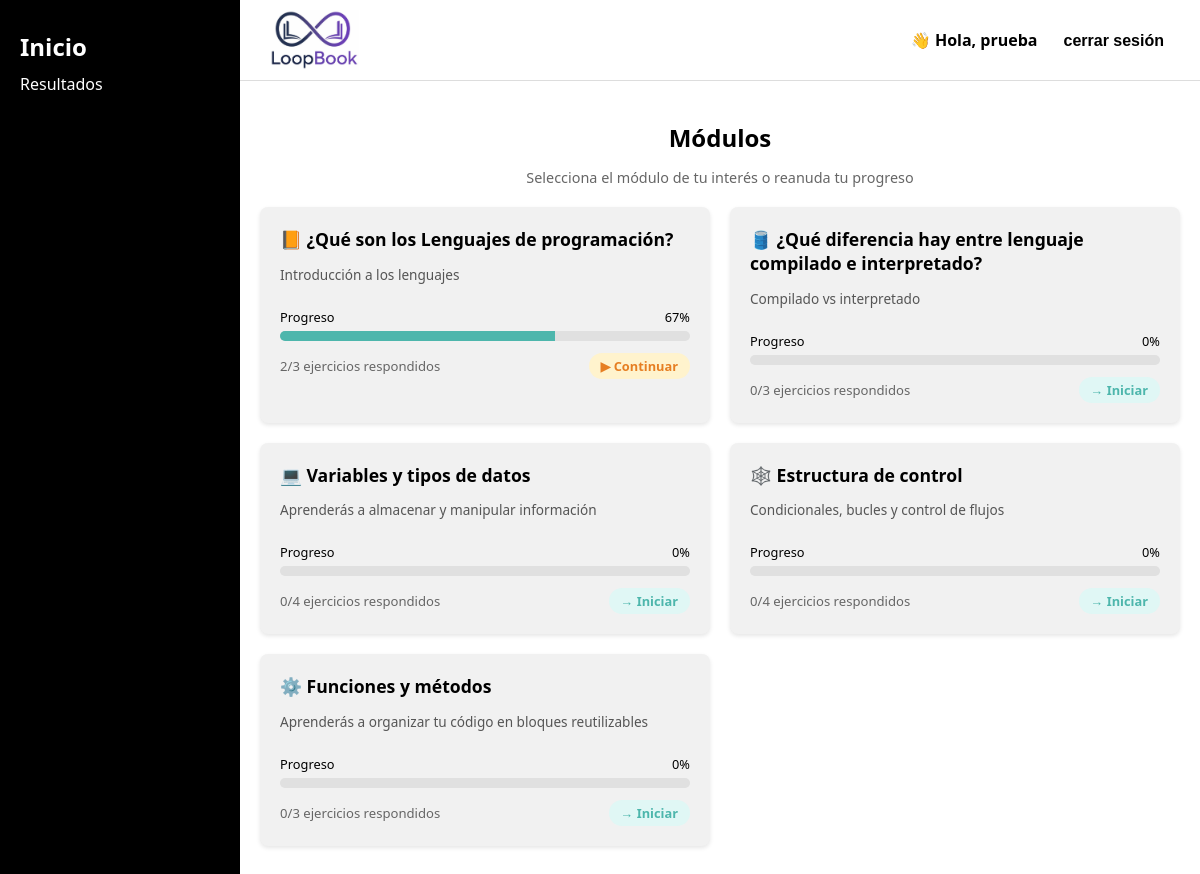
The page /Frontend/Cursos.php (signed in) on the database its author committed.
### tables this page shows
CREATE TABLE `modulos` (
  `id_modulo` int(11) NOT NULL,
  `id_curso` int(11) NOT NULL,
  `nombre` varchar(150) NOT NULL,
  `descripcion` text DEFAULT NULL,
  `orden` int(11) NOT NULL
);

### Frontend/Cursos.php (the view, shortened to what this page needs)
<?php
require_once __DIR__ . "/conexion.php";
$id_usuario = $_SESSION["id_usuario"];
$stmtModulos = $pdo->query("SELECT m.id_modulo, m.nombre, m.descripcion, c.id_curso
                             FROM modulos m
                             JOIN curso c ON m.id_curso = c.id_curso
                             ORDER BY m.id_curso, m.orden");
$modulos = $stmtModulos->fetchAll(PDO::FETCH_ASSOC);
$progreso_modulos = [];
foreach ($modulos as $mod) {
    $id_modulo = $mod["id_modulo"];
    $stmtTotal = $pdo->prepare("SELECT COUNT(DISTINCT id_ejercicio) FROM ejercicios WHERE id_modulo = ?");
    $stmtTotal->execute([$id_modulo]);
    $total = (int) $stmtTotal->fetchColumn();
    $stmtComp = $pdo->prepare("
        SELECT COUNT(DISTINCT e.id_ejercicio)
        FROM ejercicios e
        JOIN respuesta_abierta r ON r.id_ejercicio = e.id_ejercicio
        WHERE e.id_modulo = ? AND r.id_usuario = ?
    ");
    $stmtComp->execute([$id_modulo, $id_usuario]);
    $completados = (int) $stmtComp->fetchColumn();
    $completados = min($completados, $total);
    $porcentaje  = ($total > 0) ? round(($completados / $total) * 100) : 0;
    $progreso_modulos[$id_modulo] = [
        "total"       => $total,
        "completados" => $completados,
        "porcentaje"  => $porcentaje,
    ];
}
$iconos = ["📙", "🛢️", "💻", "🕸️", "⚙️", "📘"];
?>
<!DOCTYPE html>
<html lang="es">
<head>
</head>
<body>
<aside class="sidebar">
    <h2 onclick="window.location.href='Cursos.php'">Inicio</h2>
    <p>Resultados</p>
</aside>
<main class="main">
    <header class="header">
        <div class="logo"><img src="loopbook_logo.png" alt="LoopBook"></div>
        <div style="display:flex; align-items:center; gap:20px;">
            <span>👋 Hola, <?= htmlspecialchars($_SESSION["nombre"]) ?></span>
            <form method="POST" action="cerrarSesion.php" style="margin:0;">
                <button type="submit" class="btn-cerrar">cerrar sesión</button>
            </form>
        </div>
    </header>
    <section class="content">
        <h2 style="margin-bottom:5px;">Módulos</h2>
        <p class="bienvenida">Selecciona el módulo de tu interés o reanuda tu progreso</p>
        <?php if (empty($modulos)): ?>
            <p class="sin-modulos">No hay módulos disponibles aún.</p>
        <?php else: ?>
            <div class="grid">
                <?php foreach ($modulos as $i => $mod):
                    $id  = $mod["id_modulo"];
                    $p   = $progreso_modulos[$id];
                    $pct = $p["porcentaje"];
                    $icono = $iconos[$i] ?? "📘";
                    $done       = $pct >= 100;
                    $enProgreso = $pct > 0 && !$done;
                ?>
                <a class="card <?= $done ? 'completada' : '' ?>"
                   href="Temas.php?modulo=<?= $id ?>"
                   data-progreso="<?= $pct ?>">
                    <h3><?= $icono ?> <?= htmlspecialchars($mod["nombre"]) ?></h3>
                    <p class="desc"><?= htmlspecialchars($mod["descripcion"]) ?></p>
                    <div class="progress-box">
                        <div class="progress-info">
                            <span>Progreso</span>
                            <span class="pct">0%</span>
                        </div>
                        <div class="progress-container">
                            <div class="progress-fill <?= $done ? 'done' : '' ?>"></div>
                        </div>
                    </div>
                    <div class="footer-card">
                        <span class="lecciones-info">
                            <?= $p["completados"] ?>/<?= $p["total"] ?> ejercicios respondidos
                        </span>
                        <?php if ($done): ?>
                            <span class="estado-badge completado">✔ Completado</span>
                        <?php elseif ($enProgreso): ?>
                            <span class="estado-badge en-progreso">▶ Continuar</span>
                        <?php else: ?>
                            <span class="estado-badge nuevo">→ Iniciar</span>
                        <?php endif; ?>
                    </div>
                </a>
                <?php endforeach; ?>
            </div>
        <?php endif; ?>
    </section>
</main>
</body>
</html>

### Frontend/Cursos.php (style rules this page uses)
:root { --sidebar-width: 200px; --bar-bg: #e0e0e0; --bar-fill: #4db6ac; }
body { margin: 0; font-family: 'Segoe UI', Arial, sans-serif; display: flex; height: 100vh; background-color: #fff; }
.sidebar { width: var(--sidebar-width); background-color: #000; color: #fff; padding: 20px; flex-shrink: 0; }
.sidebar h2, .sidebar p { margin: 10px 0; cursor: pointer; }
.main { flex-grow: 1; display: flex; flex-direction: column; overflow-y: auto; }
.header { display: flex; justify-content: space-between; align-items: center; padding: 10px 30px; border-bottom: 1px solid #ddd; font-weight: bold; flex-shrink: 0; }
.logo img { height: 60px; display: block; }
.content { padding: 20px; text-align: center; }
.grid { display: grid; grid-template-columns: 1fr 1fr; gap: 20px; max-width: 1000px; margin: 20px auto; }
.card { background: #f1f1f1; padding: 20px; border-radius: 8px; text-align: left; box-shadow: 0 2px 4px rgba(0,0,0,0.1); cursor: pointer; transition: transform 0.15s, box-shadow 0.15s; text-decoration: none; color: inherit; display: block; }
.card h3 { margin: 0 0 6px 0; font-size: 1.1rem; }
.desc { font-size: 0.85rem; color: #555; margin-bottom: 15px; min-height: 28px; }
.progress-box { margin-bottom: 12px; }
.progress-info { display: flex; justify-content: space-between; font-size: 0.8rem; margin-bottom: 5px; }
.progress-container { background: var(--bar-bg); height: 10px; border-radius: 5px; overflow: hidden; }
.progress-fill { background: var(--bar-fill); height: 100%; width: 0%; transition: width 1s ease-in-out; }
.footer-card { display: flex; justify-content: space-between; align-items: center; margin-top: 8px; }
.lecciones-info { font-size: 0.82rem; color: #666; }
.estado-badge { font-size: 0.8rem; font-weight: bold; padding: 4px 12px; border-radius: 20px; }
.estado-badge.en-progreso { background: #fff3cd; color: #e67e22; }
.estado-badge.nuevo { background: #e0f7f5; color: #4db6ac; }
.btn-cerrar { background: none; border: none; cursor: pointer; font-weight: bold; font-size: 1rem; color: #000; }
.bienvenida { color: #666; font-size: 0.9rem; margin-bottom: 5px; }

### rows shown on the page
modulos: icono "📙", nombre "¿Qué son los Lenguajes de programación?", descripcion "Introducción a los lenguajes", id_modulo "2", id_modulo "3", shows "▶ Continuar"
modulos: icono "🛢️", nombre "¿Qué diferencia hay entre lenguaje compilado e interpretado?", descripcion "Compilado vs interpretado", id_modulo "0", id_modulo "3", shows "→ Iniciar"
modulos: icono "💻", nombre "Variables y tipos de datos", descripcion "Aprenderás a almacenar y manipular información", id_modulo "0", id_modulo "4", shows "→ Iniciar"
modulos: icono "🕸️", nombre "Estructura de control", descripcion "Condicionales, bucles y control de flujos", id_modulo "0", id_modulo "4", shows "→ Iniciar"
modulos: icono "⚙️", nombre "Funciones y métodos", descripcion "Aprenderás a organizar tu código en bloques reutilizables", id_modulo "0", id_modulo "3", shows "→ Iniciar"

### other values the page prints
$_SESSION["nombre"] "prueba"
